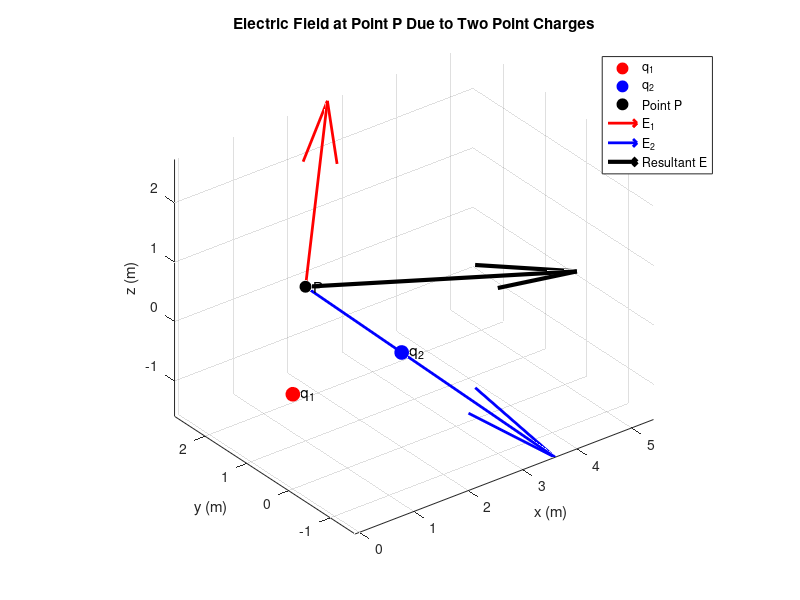

MATLAB code to generate this figure:
%% Electric Field at Point P Due to Two Point Charges
clear; clc; close all;

% -----------------------------
% Constants
% -----------------------------
eps0 = 8.854e-12;              % Permittivity of free space (F/m)
k = 1/(4*pi*eps0);             % Coulomb's constant (N*m^2/C^2)

% -----------------------------
% Point charges
% -----------------------------
q1 = 2e-9;                     % Charge 1 (C)
q2 = -3e-9;                    % Charge 2 (C)

r1 = [0, 0, 0];                % Position of charge 1 [x y z] (m)
r2 = [2, 0, 0];                % Position of charge 2 [x y z] (m)

% -----------------------------
% Observation point P
% -----------------------------
Px = 1;
Py = 1;
Pz = 1;

P = [Px, Py, Pz];

% -----------------------------
% Electric field from charge 1
% E1 = k*q1*(P-r1)/|P-r1|^3
% -----------------------------
R1 = P - r1;
d1 = norm(R1);

if d1 == 0
    error('Point P cannot be located at charge 1.');
end

E1 = k*q1*R1/d1^3;

% -----------------------------
% Electric field from charge 2
% -----------------------------
R2 = P - r2;
d2 = norm(R2);

if d2 == 0
    error('Point P cannot be located at charge 2.');
end

E2 = k*q2*R2/d2^3;

% -----------------------------
% Resultant electric field
% -----------------------------
E = E1 + E2;

% -----------------------------
% Display results
% -----------------------------
fprintf('Electric field due to charge 1:\n');
fprintf('E1 = [%.4e, %.4e, %.4e] N/C\n\n', E1);

fprintf('Electric field due to charge 2:\n');
fprintf('E2 = [%.4e, %.4e, %.4e] N/C\n\n', E2);

fprintf('Resultant electric field at P:\n');
fprintf('E = [%.4e, %.4e, %.4e] N/C\n', E);

fprintf('Magnitude |E| = %.4e N/C\n', norm(E));

% -----------------------------
% 3D visualization
% -----------------------------
figure('Color','w');
hold on;
grid on;
axis equal;

% Plot charge locations
plot3(r1(1), r1(2), r1(3), 'ro', ...
    'MarkerSize', 10, 'MarkerFaceColor', 'r');

plot3(r2(1), r2(2), r2(3), 'bo', ...
    'MarkerSize', 10, 'MarkerFaceColor', 'b');

% Plot observation point P
plot3(Px, Py, Pz, 'ko', ...
    'MarkerSize', 8, 'MarkerFaceColor', 'k');

% Plot electric field vectors
quiver3(Px, Py, Pz, E1(1), E1(2), E1(3), ...
    0.5, 'r', 'LineWidth', 2);

quiver3(Px, Py, Pz, E2(1), E2(2), E2(3), ...
    0.5, 'b', 'LineWidth', 2);

quiver3(Px, Py, Pz, E(1), E(2), E(3), ...
    0.5, 'k', 'LineWidth', 3);

% Labels
text(r1(1), r1(2), r1(3), '  q_1', ...
    'FontSize', 11);

text(r2(1), r2(2), r2(3), '  q_2', ...
    'FontSize', 11);

text(Px, Py, Pz, '  P', ...
    'FontSize', 11);

xlabel('x (m)');
ylabel('y (m)');
zlabel('z (m)');

title('Electric Field at Point P Due to Two Point Charges');

legend('q_1', 'q_2', 'Point P', ...
       'E_1', 'E_2', 'Resultant E', ...
       'Location', 'best');

view(3);
hold off;
